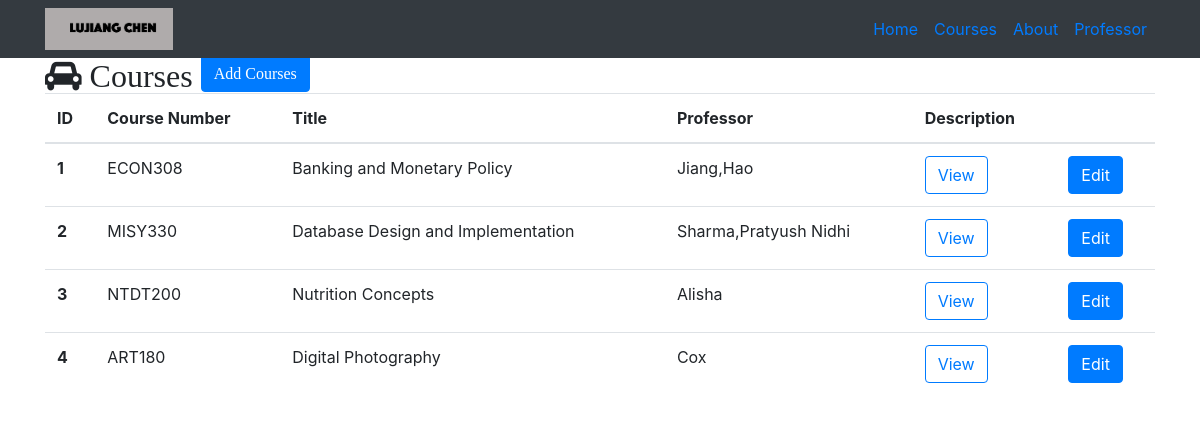
Screenshot of /courses with the database file from the repository.
### resume.py (models this page shows)
class Course(db.Model):
    __tablename__ = 'courses'
    id = db.Column(db.Integer, primary_key=True)
    course_number = db.Column(db.String(60))
    title = db.Column(db.String(256))
    description = db.Column(db.Text)
    professor_id = db.Column(db.Integer, db.ForeignKey('professors.id'))

class Professor(db.Model):
    __tablename__ = 'professors'
    id = db.Column(db.Integer, primary_key=True)
    name = db.Column(db.String(64))
    department = db.Column(db.String(64))
    courses = db.relationship('Course', backref='professor')

### resume.py (the view)
@app.route('/courses')
def courses():
    courses = Course.query.all()
    return render_template('courses.html', courses=courses)

### templates/courses.html (shortened to what this page needs)
{% extends "home-base.html" %}
{% block head %} {{ super () }} {% endblock %}
{% block page_content %}
<div class="container">
  <i class="fa fa-car fa-2x" aria-hidden="true"> Courses
    <a href="/course/add" class="btn btn-primary" role="button" aria-disabled="true">Add Courses</a>
  </i>
  {% if courses %}
  <table class="table">
    <thead>
      <tr>
        <th>ID</th>
        <th>Course Number</th>
        <th>Title</th>
        <th>Professor</th>
        <th>Description</th>
        <th></th>
      </tr>
    </thead>
    <tbody>
      {% for course in courses %}
      <tr>
              <th scope="row">{{ course.id }}</th>
              <td>{{ course.course_number }}</td>
              <td>{{ course.title }}</td>
              <td>{{ course.professor.name }}</td>
              <td>
      <button type="button" class="btn btn-outline-primary" data-toggle="modal" data-target="#{{course.id}}">View</button>
      </td>
      <td>
        <a href="/course/edit/{{course.id}}" class="btn btn-primary" role="button" aria-disabled="true">Edit</a>
      </td>
      {% endfor%}
       </tr>
    </tbody>
  </table>
  {% else %}
  <h3>There are no courses in the database yet.</h3>
  {% endif %}
</div>
{% endblock %}

### static/resume.css (style rules this page uses)
body { padding-top: 54px; }

### rows the page displays
Course: id "1", course_number "ECON308", title "Banking and Monetary Policy", professor.name "Jiang,Hao"
Course: id "2", course_number "MISY330", title "Database Design and Implementation", professor.name "Sharma,Pratyush Nidhi"
Course: id "3", course_number "NTDT200", title "Nutrition Concepts", professor.name "Alisha"
Course: id "4", course_number "ART180", title "Digital Photography", professor.name "Cox"
